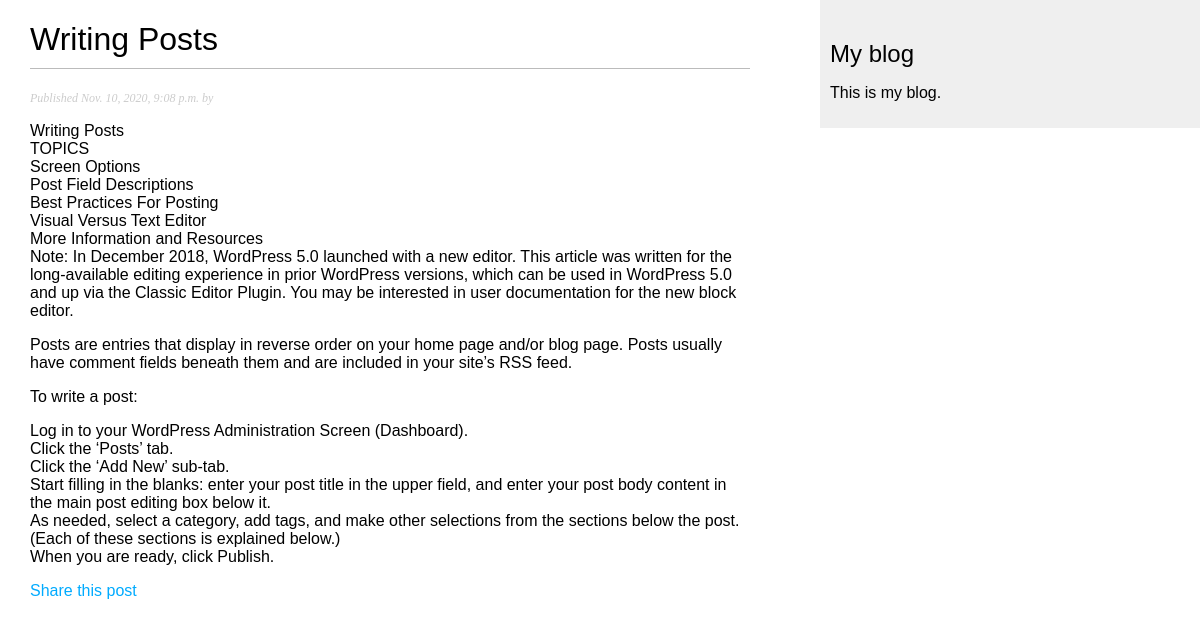
Page /blog/2020/11/10/writing-posts/ on the committed database.
### blog/models.py (models this page shows, shortened)
class Post(models.Model):
    STATUS_CHOICES = (
        ('draft', 'Draft'),
        ('published', 'Published')
    )
    title = models.CharField(max_length=250)
    slug = models.SlugField(max_length=250,
                            unique_for_date='publish')
    author = models.ForeignKey(User, on_delete=models.CASCADE,
                               related_name='blog_posts')
    body = models.TextField()
    publish = models.DateTimeField(default=timezone.now)
    created = models.DateTimeField(auto_now_add=True)
    updated = models.DateTimeField(auto_now=True)
    status = models.CharField(max_length=10,
                              choices=STATUS_CHOICES,
                              default='draft')
    objects = models.Manager()  # The default manager.
    published = PublishedManager()  # Custom manager.
    class Meta:
        ordering = ('-publish',)

### blog/views.py (the view)
def post_detail(request, year, month, day, post):
    post = get_object_or_404(Post,
                             slug=post,
                             status='published',
                             publish__year=year,
                             publish__month=month,
                             publish__day=day)
    return render(request,
                  'blog/post/detail.html',
                  {'post': post})

### blog/templates/blog/post/detail.html (shortened to what this page needs)
{% extends "blog/base.html" %}
{% block content %}
<h1>{{ post.title }}</h1>
    <p class="date">
        Published {{ post.publish }} by {{ post.author }}
    </p>
    {{ post.body|linebreaks }}
    <p>
         <a href="{% url "blog:post_share" post.id %}">
         Share this post
         </a>
    </p>
{% endblock %}

### blog/static/css/blog.css (style rules this page uses)
body { margin:0; padding:0; font-family:helvetica, sans-serif; }
a { color:#00abff; text-decoration:none; }
h1 { font-weight:normal; border-bottom:1px solid #bbb; padding:0 0 10px 0; }
p.date { color:#ccc; font-family: georgia, serif; font-size: 12px; font-style: italic; }

### rows in the picture
Post: title "Writing Posts", publish "Nov. 10, 2020, 9:08 p.m.", body "Writing Posts TOPICS Screen Options Post Field Descriptions Best Practices For Posting Visual Versus Text Editor More Information and Resources Note: In December 2018, WordPress 5.0 launched with a new editor. This article was written for the long-available editing experience in prior WordPress versions, which can be used in WordPress 5.0 and up via the Classic Editor Plugin. You may be interested in user documentation for the new block editor. Posts are entries that display in reverse order on your home page and/or blog page. Posts usually have comment fields beneath them and are included in your site’s RSS feed. To write a post: Log in to your WordPress Administration Screen (Dashboard).…"
